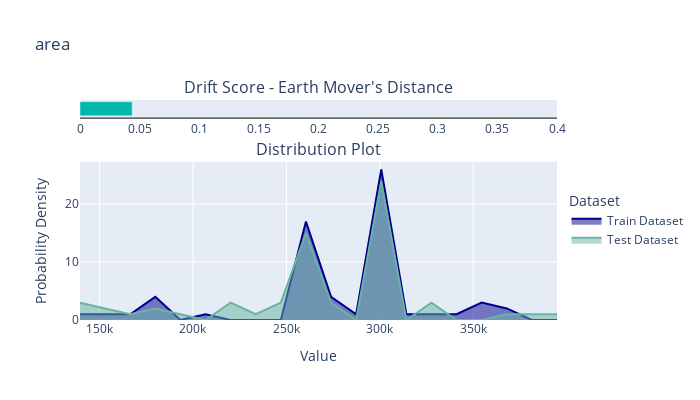
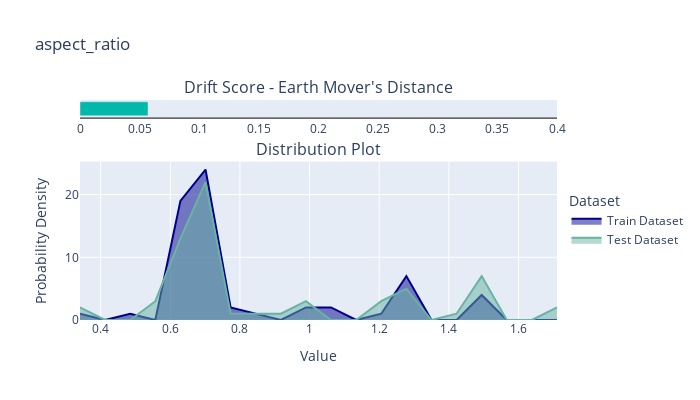

The notebook cell saved with these charts, in order:
### Markdown cell above
### Check Parameters <a name='parameters'></a>

Image Property Drift Check accepts two parameters that allows us to control the look of the output:
- `image_properties` - list of image properties that we are interested in
- `default_number_of_bins` - number of bins to use for the histograms

Only next string values are allowed for the `image_properties` parameter:
- `aspect_ratio`
- `area`
- `brightness`
- `normalized_red_mean`
- `normalized_green_mean`
- `normalized_blue_mean`

### Code cell
check_result = ImagePropertyDrift(
    image_properties=['area', 'aspect_ratio'], 
    default_number_of_bins=20
).run(train_dataset, test_dataset)

check_result

### Figure 1 — Plotly figure (JSON) as saved in the notebook; plotly's stock layout.template omitted (floating-point values rounded to 4 significant figures)
{"data": [{"base": 0, "marker": {"color": "#01B8AA"}, "offsetgroup": "0", "orientation": "h", "showlegend": false, "type": "bar", "x": [0.04375], "xaxis": "x", "y": ["Drift Score"], "yaxis": "y"}, {"fill": "tozeroy", "line": {"color": "darkblue"}, "name": "Train Dataset", "type": "scatter", "x": [139520, 152960, 166400, 179840, 193280, 206720, 220160, 233600, 247040, 260480, 273920, 287360, 300800, 314240, 327680, 341120, 354560, 368000, 381440, 394880], "xaxis": "x2", "y": [1, 1, 1, 4, 0, 1, 0, 0, 0, 17, 4, 1, 26, 1, 1, 1, 3, 2, 0, 0], "yaxis": "y2"}, {"fill": "tozeroy", "line": {"color": "#69b3a2"}, "name": "Test Dataset", "type": "scatter", "x": [139520, 152960, 166400, 179840, 193280, 206720, 220160, 233600, 247040, 260480, 273920, 287360, 300800, 314240, 327680, 341120, 354560, 368000, 381440, 394880], "xaxis": "x2", "y": [3, 2, 1, 2, 1, 0, 3, 1, 3, 15, 3, 0, 24, 0, 3, 0, 0, 1, 1, 1], "yaxis": "y2"}], "layout": {"annotations": [{"font": {"size": 16}, "showarrow": false, "text": "Drift Score - Earth Mover's Distance", "x": 0.5, "xanchor": "center", "xref": "paper", "y": 1.0, "yanchor": "bottom", "yref": "paper"}, {"font": {"size": 16}, "showarrow": false, "text": "Distribution Plot", "x": 0.5, "xanchor": "center", "xref": "paper", "y": 0.72, "yanchor": "bottom", "yref": "paper"}], "height": 400, "legend": {"title": {"text": "Dataset"}, "y": 0.6, "yanchor": "top"}, "title": {"text": "area"}, "width": 700, "xaxis": {"anchor": "y", "domain": [0, 1], "dtick": 0.05, "fixedrange": true, "gridcolor": "black", "linecolor": "black", "range": [0, 0.4], "showgrid": false}, "xaxis2": {"anchor": "y2", "domain": [0, 1], "fixedrange": true, "range": [139520, 394880], "title": {"text": "Value"}}, "yaxis": {"anchor": "x", "color": "black", "domain": [0.92, 1], "fixedrange": true, "showgrid": false, "showline": false, "showticklabels": false, "zeroline": false}, "yaxis2": {"anchor": "x2", "domain": [0, 0.72], "title": {"text": "Probability Density"}}}}

### Figure 2 — Plotly figure (JSON) as saved in the notebook; plotly's stock layout.template omitted (floating-point values rounded to 4 significant figures)
{"data": [{"base": 0, "marker": {"color": "#01B8AA"}, "offsetgroup": "0", "orientation": "h", "showlegend": false, "type": "bar", "x": [0.05703], "xaxis": "x", "y": ["Drift Score"], "yaxis": "y"}, {"fill": "tozeroy", "line": {"color": "darkblue"}, "name": "Train Dataset", "type": "scatter", "x": [0.3406, 0.4127, 0.4848, 0.5569, 0.629, 0.7012, 0.7733, 0.8454, 0.9175, 0.9896, 1.062, 1.134, 1.206, 1.278, 1.35, 1.422, 1.494, 1.566, 1.639, 1.711], "xaxis": "x2", "y": [1, 0, 1, 0, 19, 24, 2, 1, 0, 2, 2, 0, 1, 7, 0, 0, 4, 0, 0, 0], "yaxis": "y2"}, {"fill": "tozeroy", "line": {"color": "#69b3a2"}, "name": "Test Dataset", "type": "scatter", "x": [0.3406, 0.4127, 0.4848, 0.5569, 0.629, 0.7012, 0.7733, 0.8454, 0.9175, 0.9896, 1.062, 1.134, 1.206, 1.278, 1.35, 1.422, 1.494, 1.566, 1.639, 1.711], "xaxis": "x2", "y": [2, 0, 0, 3, 13, 22, 1, 1, 1, 3, 0, 0, 3, 5, 0, 1, 7, 0, 0, 2], "yaxis": "y2"}], "layout": {"annotations": [{"font": {"size": 16}, "showarrow": false, "text": "Drift Score - Earth Mover's Distance", "x": 0.5, "xanchor": "center", "xref": "paper", "y": 1.0, "yanchor": "bottom", "yref": "paper"}, {"font": {"size": 16}, "showarrow": false, "text": "Distribution Plot", "x": 0.5, "xanchor": "center", "xref": "paper", "y": 0.72, "yanchor": "bottom", "yref": "paper"}], "height": 400, "legend": {"title": {"text": "Dataset"}, "y": 0.6, "yanchor": "top"}, "title": {"text": "aspect_ratio"}, "width": 700, "xaxis": {"anchor": "y", "domain": [0, 1], "dtick": 0.05, "fixedrange": true, "gridcolor": "black", "linecolor": "black", "range": [0, 0.4], "showgrid": false}, "xaxis2": {"anchor": "y2", "domain": [0, 1], "fixedrange": true, "range": [0.3406, 1.711], "title": {"text": "Value"}}, "yaxis": {"anchor": "x", "color": "black", "domain": [0.92, 1], "fixedrange": true, "showgrid": false, "showline": false, "showticklabels": false, "zeroline": false}, "yaxis2": {"anchor": "x2", "domain": [0, 0.72], "title": {"text": "Probability Density"}}}}
